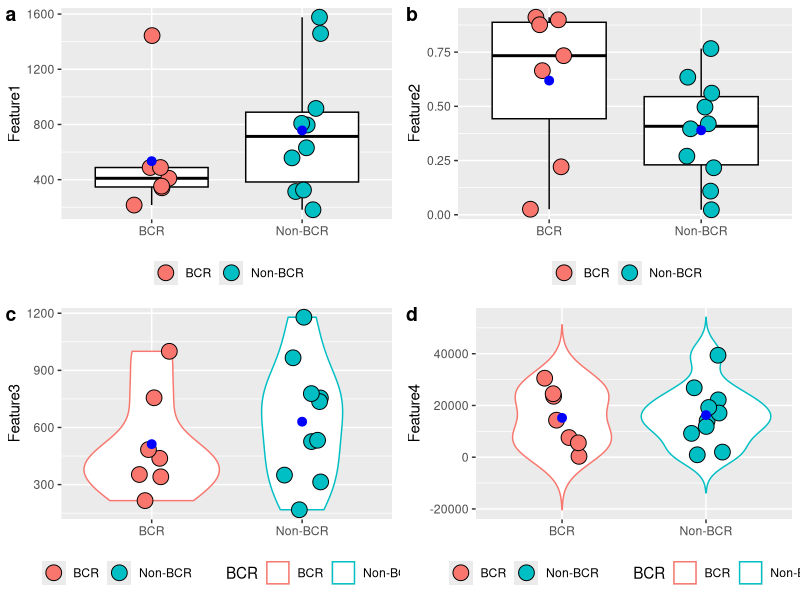

Source code (R):
## ---- chunk 1
library(readxl)
library(ggplot2)
library(cowplot)
## ---- chunk 2
data <- read_excel("data.xlsx")
data$BCR <- as.factor(data$BCR)
## ---- chunk 3
xName = 'BCR'
pointSize = 5
legendPosition = "bottom"
legendTitle = ""
pch = 21
jitter = 0.5
meanDotColor = "blue"

## ---- chunk 4
p1 <- ggplot(data, aes(x=BCR, y=ft1, color=BCR)) + geom_boxplot(color='black') + theme(legend.position = legendPosition, axis.title.x=element_blank()) + labs(y = "Feature1", fill = legendTitle) + geom_point(aes(fill=BCR), size = pointSize, pch=pch, position = position_jitterdodge(jitter), color='black') + stat_summary(fun=mean, color=meanDotColor)

p2 <- ggplot(data, aes(x=BCR, y=ft2, color=BCR)) + geom_boxplot(color='black') + theme(legend.position = legendPosition, axis.title.x=element_blank()) + labs(y = "Feature2", fill = legendTitle) + geom_point(aes(fill=BCR), size = pointSize, pch=pch, position = position_jitterdodge(jitter), color='black') + stat_summary(fun=mean, color=meanDotColor)

p3 <- ggplot(data, aes(x=BCR, y=ft3, color=BCR)) + geom_violin() + theme(legend.position = legendPosition, axis.title.x=element_blank()) + labs(y = "Feature3", fill = legendTitle) + geom_point(aes(fill=BCR), size = pointSize, pch=pch, position = position_jitterdodge(jitter), color='black') + stat_summary(fun=mean, color=meanDotColor)

p4 <- ggplot(data, aes(x=BCR, y=ft4, color=BCR)) + geom_violin(trim = FALSE) + theme(legend.position = legendPosition, axis.title.x=element_blank()) + labs(y = "Feature4", fill = legendTitle) + geom_point(aes(fill=BCR), size = pointSize, pch=pch, position = position_jitterdodge(jitter), color='black') + stat_summary(fun=mean, color=meanDotColor)
## ---- chunk 5
cowplot::plot_grid(p1, p2, p3, p4, nrow=2, labels = "auto")
